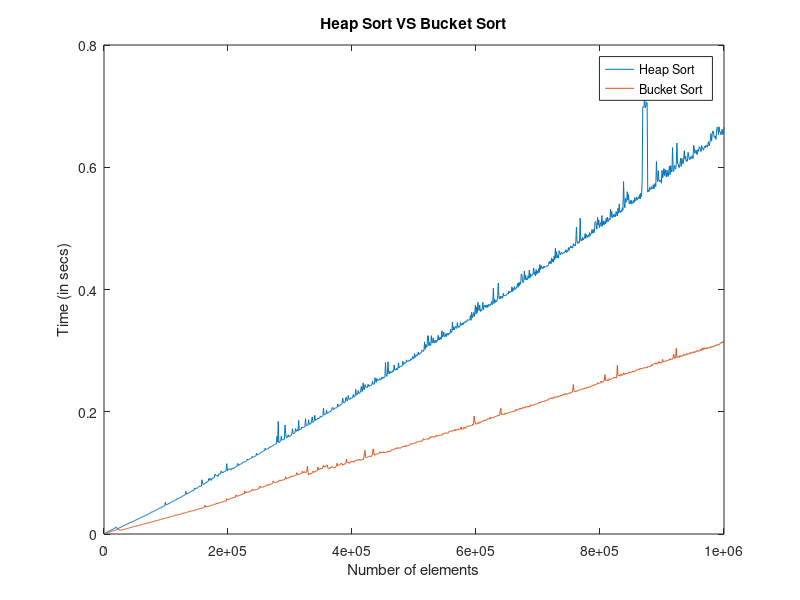

Write the MATLAB code that produced this figure.
H = load('heapTimings.txt');
BU = load('bucketTimings.txt'); 
rangeHeap = H(:,1);
rangeBucket = BU(:,1);
h_timings = H(:,2);
bu_timings = BU(:,2);
plot(rangeHeap, h_timings);
hold on
plot(rangeBucket, bu_timings);
xlabel('Number of elements');
ylabel('Time (in secs)');
legend('Heap Sort', 'Bucket Sort');
title('Heap Sort VS Bucket Sort');
hold off
